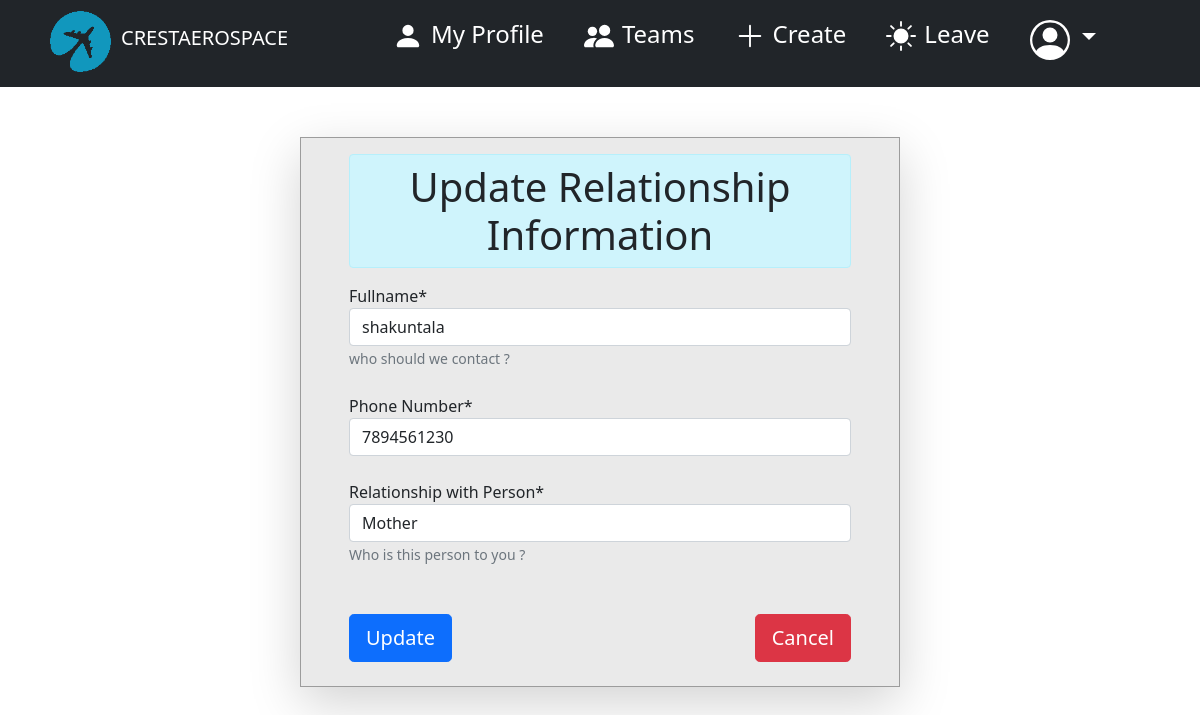
The app's page /hrms/employee/MyTeam/employee/family/relationship/update/3 (signed in) with its own data.
### employee/models.py (models this page shows, shortened)
class Relationship(models.Model):
    FATHER = 'Father'
    MOTHER = 'Mother'
    SIS = 'Sister'
    BRO = 'Brother'
    UNCLE = 'Uncle'
    AUNTY = 'Aunty'
    HUSBAND = 'Husband'
    WIFE = 'Wife'
    FIANCE = 'Fiance'
    FIANCEE = 'Fiancee'
    COUSIN = 'Cousin'
    NIECE = 'Niece'
    NEPHEW = 'Nephew'
    SON = 'Son'
    DAUGHTER = 'Daughter'
    EMERGENCY_RELATIONSHIP = (
    (FATHER,'Father'),
    (MOTHER,'Mother'),
    (SIS,'Sister'),
    (BRO,'Brother'),
    (UNCLE,'Uncle'),
    (AUNTY,'Aunty'),
    (HUSBAND,'Husband'),
    (WIFE,'Wife'),
    (FIANCE,'Fiance'),
    (COUSIN,'Cousin'),
    (FIANCEE,'Fiancee'),
    (NIECE,'Niece'),
    (NEPHEW,'Nephew'),
    (SON,'Son'),
    (DAUGHTER,'Daughter'),
    )
    employee = models.ForeignKey(Employee,on_delete=models.CASCADE,null=True)
    fullname = models.CharField(('Fullname'),help_text='who should we contact ?',max_length=255,null=True,blank=False)
    phone    = models.CharField(max_length=15, verbose_name="Phone Number", blank=False)
    relationship = models.CharField(('Relationship with Person'),help_text='Who is this person to you ?',max_length=8,default=FATHER,choices=EMERGENCY_RELATIONSHIP,blank=False,null=True)
    created = models.DateTimeField(verbose_name=('Created'),auto_now_add=True)
    updated = models.DateTimeField(verbose_name=('Updated'),auto_now=True)
    class Meta:
        verbose_name = 'Relationship'
        verbose_name_plural = 'Relationship'
        ordering = ['-created']

### employee/views.py (the view, shortened to what this page needs)
# urls.py: path("employee/MyTeam/employee/family/relationship/update/<int:id>", views.employee_relation_update, name="employee_relation_update"),
def employee_relation_update(request, id):
    if not request.user.is_authenticated:
        return redirect('login_user')
    relation = Relationship.objects.get(pk=id)
    id = relation.employee.id
    form = RelationshipForm(
        initial= {
            "fullname" : relation.fullname,
            "phone" : relation.phone,
            "relationship" : relation.relationship,
        }
    )
    context = {'form' : form, 'id' : id}
    return render(request, "employee/employee_relationship_update.html", context)

### employee/forms.py
class RelationshipForm(forms.ModelForm):
    class Meta:
        model = Relationship
        exclude = ['employee']

### templates/employee/employee_relationship_update.html (shortened to what this page needs)
{% extends 'dashboard/dash_base.html' %}
{% load crispy_forms_filters %}
{% load static %}
{% block content %}
<head>
</head>
<body>
    <div class="container profile col-md-6 px-5 pt-3 shadow-lg">
        <h1 class="text-center text-dark py-2 alert alert-info">Update Relationship Information</h1>
        <div class="row align-items-start">
            <form id="login-form" class="form text-dark" action="" method="POST">
                {% if form %}
                {{ form.fullname|as_crispy_field }} <br>
                {{ form.phone|as_crispy_field }} <br>
                {{ form.relationship|as_crispy_field }} <br>
                <div class="form-group py-4">
                    <input type="submit" name="submit" class="btn btn-primary btn-lg" value="Update">
                    <a href="{% url 'employee_family' id %}" class="btn btn-danger btn-lg float-end">Cancel</a>
                </div>
                {% endif %}
            </form>
        </div>
    </div>
</body>
{% endblock content %}

### static/dashboard.css (style rules this page uses)
* { margin: 0; padding: 0; }
.profile { margin-top: 50px; margin-bottom: 100px; border: 1px solid #9c9c9c; background-color: #eaeaea; }

### records on screen
Relationship: fullname "shakuntala", phone "7894561230", relationship "Mother"
